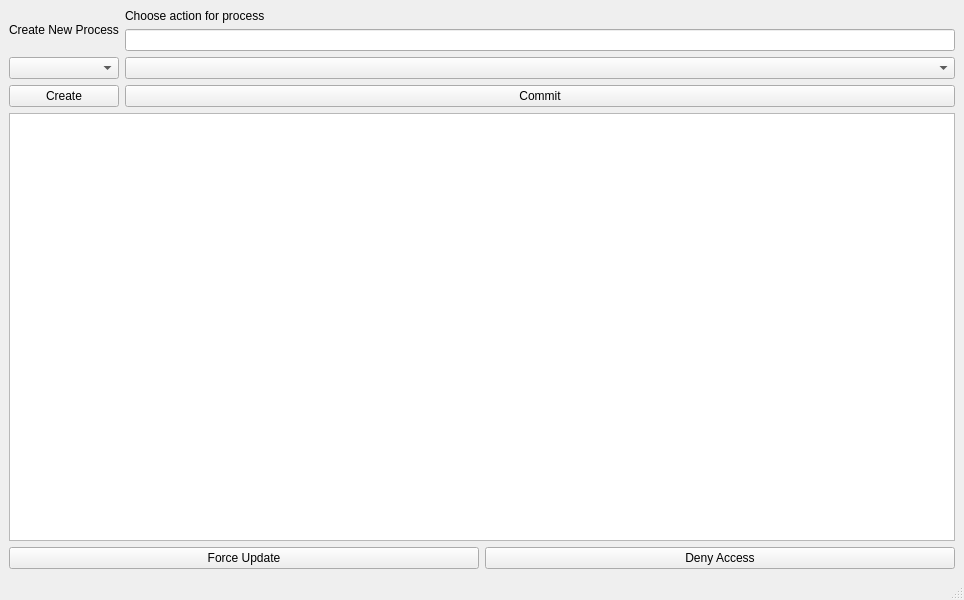
<?xml version="1.0" encoding="UTF-8"?>
<ui version="4.0">
 <class>MainWindow</class>
 <widget class="QMainWindow" name="MainWindow">
  <property name="geometry">
   <rect>
    <x>0</x>
    <y>0</y>
    <width>964</width>
    <height>600</height>
   </rect>
  </property>
  <property name="windowTitle">
   <string>MainWindow</string>
  </property>
  <widget class="QWidget" name="centralwidget">
   <layout class="QGridLayout" name="gridLayout">
    <item row="1" column="0">
     <widget class="QTableWidget" name="tableWidget"/>
    </item>
    <item row="0" column="0">
     <layout class="QHBoxLayout" name="horizontalLayout">
      <item>
       <layout class="QVBoxLayout" name="verticalLayout">
        <item>
         <widget class="QLabel" name="label">
          <property name="text">
           <string>Create New Process</string>
          </property>
         </widget>
        </item>
        <item>
         <widget class="QComboBox" name="CreateBox"/>
        </item>
        <item>
         <widget class="QPushButton" name="CreateButton">
          <property name="text">
           <string>Create</string>
          </property>
         </widget>
        </item>
       </layout>
      </item>
      <item>
       <layout class="QVBoxLayout" name="verticalLayout_2">
        <item>
         <widget class="QLabel" name="label_2">
          <property name="text">
           <string>Choose action for process</string>
          </property>
         </widget>
        </item>
        <item>
         <widget class="QLineEdit" name="PIDLineEdit"/>
        </item>
        <item>
         <widget class="QComboBox" name="ActionsBox"/>
        </item>
        <item>
         <widget class="QPushButton" name="CommitButton">
          <property name="text">
           <string>Commit</string>
          </property>
         </widget>
        </item>
       </layout>
      </item>
     </layout>
    </item>
    <item row="3" column="0">
     <layout class="QHBoxLayout" name="horizontalLayout_2">
      <item>
       <widget class="QPushButton" name="ForceUpdateButton">
        <property name="text">
         <string>Force Update</string>
        </property>
       </widget>
      </item>
      <item>
       <widget class="QPushButton" name="AccessButton">
        <property name="text">
         <string>Deny Access</string>
        </property>
       </widget>
      </item>
     </layout>
    </item>
   </layout>
  </widget>
  <widget class="QMenuBar" name="menubar">
   <property name="geometry">
    <rect>
     <x>0</x>
     <y>0</y>
     <width>964</width>
     <height>24</height>
    </rect>
   </property>
  </widget>
  <widget class="QStatusBar" name="statusbar"/>
 </widget>
 <resources/>
 <connections/>
</ui>
